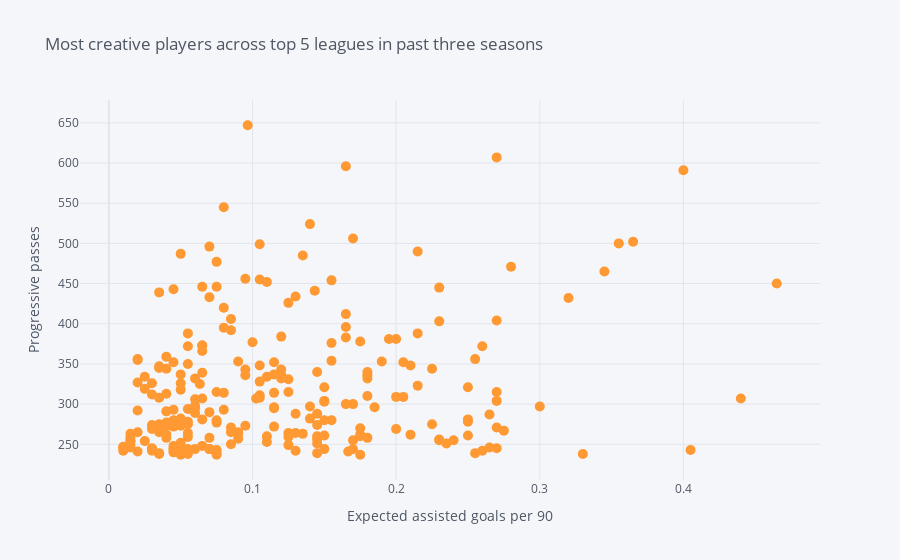

Notebook source saved alongside this figure:
### Code cell
# 13. Visualisation of the best creative players

init_notebook_mode(connected=True)
cf.go_offline()

best_creatives.iplot(kind='scatter',x='p90_xag',y='progressive_passes',
           mode='markers',text='player',size=10,
          xTitle='Expected assisted goals per 90',yTitle='Progressive passes', title='Most creative players across top 5 leagues in past three seasons')

### Figure 1 — Plotly figure (JSON) as saved in the notebook; plotly's stock layout.template omitted (floating-point values rounded to 4 significant figures; data arrays with more than 128 entries replaced by an {"elided": "..."} marker saying what was removed)
{"data": [{"line": {"color": "rgba(255, 153, 51, 1.0)", "dash": "solid", "shape": "linear", "width": 1.3}, "marker": {"size": 10, "symbol": "circle"}, "mode": "markers", "name": "progressive_passes", "text": {"elided": "244 str values"}, "type": "scatter", "x": {"elided": "244 float values"}, "y": {"elided": "244 int values"}}], "layout": {"legend": {"bgcolor": "#F5F6F9", "font": {"color": "#4D5663"}}, "paper_bgcolor": "#F5F6F9", "plot_bgcolor": "#F5F6F9", "title": {"font": {"color": "#4D5663"}, "text": "Most creative players across top 5 leagues in past three seasons"}, "xaxis": {"gridcolor": "#E1E5ED", "showgrid": true, "tickfont": {"color": "#4D5663"}, "title": {"font": {"color": "#4D5663"}, "text": "Expected assisted goals per 90"}, "zerolinecolor": "#E1E5ED"}, "yaxis": {"gridcolor": "#E1E5ED", "showgrid": true, "tickfont": {"color": "#4D5663"}, "title": {"font": {"color": "#4D5663"}, "text": "Progressive passes"}, "zerolinecolor": "#E1E5ED"}}}
